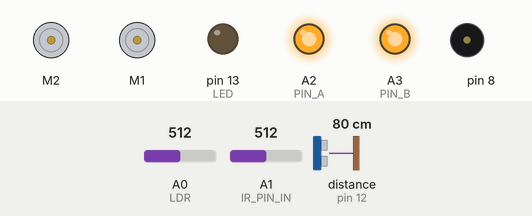
The sketch below on a simulated Arduino Nano, built with avr-gcc and run on an emulated ATmega328P. Shown: 2 × DC motor (green arrow = forward, orange = backward, longer = faster), output pins drawn as LEDs (lit = HIGH), buzzer (waves = sounding). Wiring (inferred from the names in the program): range finder with pulse-width output: data pin 12. Dashed ring = blinking. Inputs (shaded band) come from the test bench; at power-on: A0 (LDR) = 512, A1 (IR_PIN_IN) = 512, distance to the obstacle (sensor on pin 12) 80 cm. The echo pulse lasts 58.3 µs per cm; what the sketch prints to the serial monitor is not drawn.

Above: at 1.2 s.
1.3 s: A0 (LDR) set to 716
At 2.7 s:
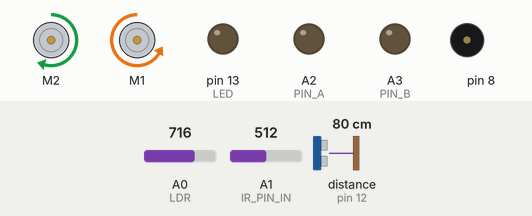
5.4 s: A0 (LDR) set to 992
At 6.77 s:
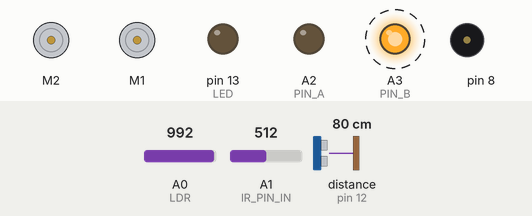
At 15.2 s:
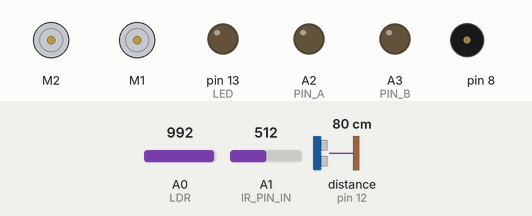
Timing chart, 0 to 15.5 s (numbered marks = the images above; inputs shaded):
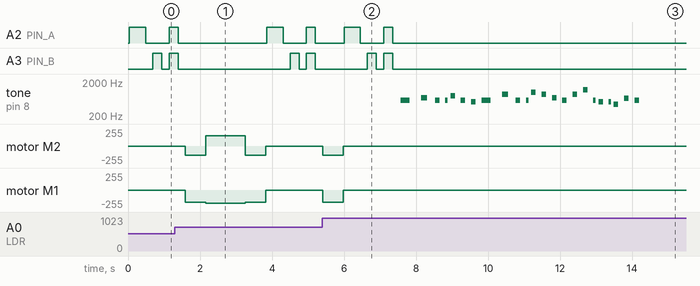

Measured:
- after the input at 5.4 s, A2 (PIN_A), A3 (PIN_B): goes on until 7.4 s, then stays LOW; tone on pin 8: plays 587 Hz for 0.25 s, 698 Hz for 0.17 s, 587 Hz for 0.13 s, 587 Hz for 0.06 s, 784 Hz for 0.13 s, 587 Hz for 0.13 s … (23 notes in this stretch), starting after 2.2 s; motor M2, motor M1: goes on until 6.0 s, then stays stopped

The sketch:

working_slow.ino
```cpp
// imports!
#include "MeMCore.h"

// constants!
#define PRINT 1
#define TIMEOUT 2000 // Max microseconds to wait; choose according to max distance of wall
#define SPEED_OF_SOUND 340
#define IR_LOW_READING 0
#define IR_HIGH_READING 1000
#define IR_LOW_DIST 0                  // mm
#define IR_HIGH_DIST 100               // mm
#define ULTRASONIC_READING_INTERVAL 10 // millis
#define RGBWait 200                    // in milliseconds
#define LDRWait 10                     // in milliseconds
#define TURNING_TIME 375               // in milliseconds
#define LEFT_MOTOR_BIAS 1            // from 0 to 1, because robot doesn't move straight
#define RIGHT_MOTOR_BIAS 0.75         // from 0 to 1, because robot doesn't move straight
#define MOTOR_BIAS_MORE_RIGHT 0.77


// pins!
#define ULTRASONIC 12
#define LED 13 // onboard led
#define PUSH_BUTTON A7
#define LDR A0
#define IR_PIN_IN A1
#define PIN_A A2 // the 2-to-4 decoder pin 1
#define PIN_B A3 // the 2-to-4 decoder pin 2

//music
MeBuzzer buzzer;  // Define the mBot buzzer
// Define note frequencies (in Hz) for the melody
#define NOTE_B0 31
#define NOTE_C1 33
#define NOTE_CS1 35
#define NOTE_D1 37
#define NOTE_DS1 39
#define NOTE_E1 41
#define NOTE_F1 44
#define NOTE_FS1 46
#define NOTE_G1 49
#define NOTE_GS1 52
#define NOTE_A1 55
#define NOTE_AS1 58
#define NOTE_B1 62
#define NOTE_C2 65
#define NOTE_CS2 69
#define NOTE_D2 73
#define NOTE_DS2 78
#define NOTE_E2 82
#define NOTE_F2 87
#define NOTE_FS2 93
#define NOTE_G2 98
#define NOTE_GS2 104
#define NOTE_A2 110
#define NOTE_AS2 117
#define NOTE_B2 123
#define NOTE_C3 131
#define NOTE_CS3 139
#define NOTE_D3 147
#define NOTE_DS3 156
#define NOTE_E3 165
#define NOTE_F3 175
#define NOTE_FS3 185
#define NOTE_G3 196
#define NOTE_GS3 208
#define NOTE_A3 220
#define NOTE_AS3 233
#define NOTE_B3 247
#define NOTE_C4 262
#define NOTE_CS4 277
#define NOTE_D4 294
#define NOTE_DS4 311
#define NOTE_E4 330
#define NOTE_F4 349
#define NOTE_FS4 370
#define NOTE_G4 392
#define NOTE_GS4 415
#define NOTE_A4 440
#define NOTE_AS4 466
#define NOTE_B4 494
#define NOTE_C5 523
#define NOTE_CS5 554
#define NOTE_D5 587
#define NOTE_DS5 622
#define NOTE_E5 659
#define NOTE_F5 698
#define NOTE_FS5 740
#define NOTE_G5 784
#define NOTE_GS5 831
#define NOTE_A5 880
#define NOTE_AS5 932
#define NOTE_B5 988
#define NOTE_C6 1047
#define NOTE_CS6 1109
#define NOTE_D6 1175
#define NOTE_DS6 1245
#define NOTE_E6 1319
#define NOTE_F6 1397
#define NOTE_FS6 1480
#define NOTE_G6 1568
#define NOTE_GS6 1661
#define NOTE_A6 1760
#define NOTE_AS6 1865
#define NOTE_B6 1976
#define NOTE_C7 2093
#define NOTE_CS7 2217
#define NOTE_D7 2349
#define NOTE_DS7 2489
#define NOTE_E7 2637
#define NOTE_F7 2794
#define NOTE_FS7 2960
#define NOTE_G7 3136
#define NOTE_GS7 3322
#define NOTE_A7 3520
#define NOTE_AS7 3729
#define NOTE_B7 3951
#define NOTE_C8 4186
#define NOTE_CS8 4435
#define NOTE_D8 4699
#define NOTE_DS8 4978

int melody[] = {
NOTE_D5, NOTE_F5, NOTE_D5, NOTE_D5, NOTE_G5, NOTE_D5, NOTE_C5,
NOTE_D5, NOTE_A5, NOTE_D5, NOTE_D5, NOTE_B5, NOTE_A5, NOTE_F5, //Check A5 and B5 for an error
NOTE_D5, NOTE_A5, NOTE_D6, NOTE_D5, NOTE_C5, NOTE_C5, NOTE_A4, NOTE_E5, NOTE_D5,
0, NOTE_D5, NOTE_D5,
};

int noteDurations [] = {
4, 6, 8, 16, 8, 8, 8,
4, 6, 8, 16, 8, 8, 8,
8, 8, 8, 16, 8, 16, 8, 8, 8,
2, 4, 4,
};

// objects!
MeLineFollower lineFinder(PORT_2); // assigning lineFinder to RJ25 port 2
MeDCMotor leftMotor(M1);           // assigning leftMotor to port M1
MeDCMotor rightMotor(M2);
uint8_t motorSpeed = 200;
uint8_t motorTurnSpeed = 180;

// function headers!
void differentialSteer(MeDCMotor *leftMotor, MeDCMotor *rightMotor, double motorSpeed, double rotation);
void transmitUltrasonic();
float receiveUltrasonic();
double receiveIR();
void setBalance();
bool is_at_line();
void hsv_converter(struct hsv_type *hsv, double r, double g, double b);
void read_color();
double getDistFromIR(double val);
void turnOnEmitter();
void turnOffEmitter();

void stop_moving();
void stopMotors(MeDCMotor *leftMotor, MeDCMotor *rightMotor);
void moveStraight(MeDCMotor *leftMotor, MeDCMotor *rightMotor);
void moveStraightBlocking(MeDCMotor *leftMotor, MeDCMotor *rightMotor, int time);
void turnOnTheSpotBlocking(MeDCMotor *leftMotor, MeDCMotor *rightMotor);
void turnRightUTurnBlocking(MeDCMotor *leftMotor, MeDCMotor *rightMotor);
void turnRightBlocking(MeDCMotor *leftMotor, MeDCMotor *rightMotor);
void turnLeftBlocking(MeDCMotor *leftMotor, MeDCMotor *rightMotor);
void turnLeftUTurnBlocking(MeDCMotor *leftMotor, MeDCMotor *rightMotor);

// variables!
double currentError = 0,
       rotation = 0;
double IRKp = 0.06,
UltrasonicKp = 0.06,
       kd = 0,
       p = 0,
       d = 0;
double left = 0,
       right = 0;
unsigned long lastReadUltrasonic,
    lastLoopTime,
    loopInterval;

// self-declared
enum MovementTypes
{
  WALLTRACK,   // 0
  COLOR_SENSE, // 1
  STOP         // 2
};
enum MovementTypes movement = WALLTRACK; // default setting where it is moving forward with walltracking CHANGEDD!!
struct hsv_type
{
  double h;
  double s;
  double v;
};
hsv_type hsv;

// floats to hold colour arrays
float colourArray[] = {0, 0, 0};
float whiteArray[] = {841.00, 915.00, 825.00}; // change this after calibration
float blackArray[] = {634.00, 553.00, 573.00}; // change this after calibration
float greyDiff[] = {0, 0, 0};
char colourStr[3][5] = {"R = ", "G = ", "B = "};

struct Color {
    int r, g, b;
};

Color currentColor = {0, 0, 0};

// Function to compute the Euclidean distance between two colors
float euclideanDistance(const Color& c1, const Color& c2) {
    return sqrt(pow(c2.r - c1.r, 2) + pow(c2.g - c1.g, 2) + pow(c2.b - c1.b, 2));
}

// Function to find the closest predefined color (returns an integer code for the color)
int closestColor(const Color& inputColor) {
    // Define RGB values for the predefined colors
    Color red = {273, 100, 82};
    Color orange = {282, 170, 86};
    Color blue = {153, 218, 236};
    Color green = {163, 222, 126};
    Color pink = {287, 231, 227};
    Color white = {283, 257, 264};

    // Array of predefined colors
    Color colors[] = {red, orange, blue, green, pink, white};

    // Index of the closest color (integer code)
    int closestColorIndex = 0;

    // Initial minimum distance, assuming the first color (red) is the closest
    float minDistance = euclideanDistance(inputColor, colors[0]);

    // Compare input color with all predefined colors
    for (int i = 1; i < 6; i++) {
        float distance = euclideanDistance(inputColor, colors[i]);
        if (distance < minDistance) {
            minDistance = distance;
            closestColorIndex = i;
        }
    }

    return closestColorIndex;
}

void setup()
{
  pinMode(PIN_A, OUTPUT);
  pinMode(PIN_B, OUTPUT);
  pinMode(LED, OUTPUT);
  pinMode(ULTRASONIC, OUTPUT);
  pinMode(ULTRASONIC, INPUT);
  pinMode(PUSH_BUTTON, INPUT);
  pinMode(LDR, INPUT);
  Serial.begin(9600);
    digitalWrite(LED, HIGH);
  if (analogRead(A7) < 100) // calibrate if button is held on robot startup
  {
    setBalance();
  }
#if PRINT
  Serial.println("Computing Grey Diff...");
#endif
  for (int i = 0; i < 3; i++)
  {
    greyDiff[i] = whiteArray[i] - blackArray[i];
#if PRINT
    Serial.print(greyDiff[i]);
    Serial.print(", ");
#endif
  }
#if PRINT
  Serial.println();
#endif
    digitalWrite(LED, LOW);
}

void loop()
{
#if PRINT
  Serial.print("Bef loop: ");
  Serial.println(movement);
#endif
  if (movement == WALLTRACK)
  {
#if PRINT
    Serial.println("WALLTRACKING");
#endif
    // ultrasonic
    // if ((millis() - lastReadUltrasonic) > 10)
    transmitUltrasonic();
    left = receiveUltrasonic(); // in cm
    lastReadUltrasonic = millis();
    delay(10);
    // ir sensor
    turnOnEmitter();
    delay(2);
    int currentReading = analogRead(IR_PIN_IN);
    turnOffEmitter();
    delay(2);
    int backgroundIR = analogRead(IR_PIN_IN);
    double rawDistance = backgroundIR - currentReading;
    right = getDistFromIR(rawDistance);
    // pid controller
    if (left == -1 && right == -1) // both out of range
    {
      digitalWrite(LED, LOW);
      rotation = 0;
    }
    else if (right == -1 || (left < right && left > 0) || !(right > 0))// right out of bounds, or left is closer
    {
      digitalWrite(LED, LOW);
      Serial.println("Using left");
      rotation = pidControllerLeft(left);
    }
     else if (left == -1 || (right < left && right > 0) || !(left > 0)) // left out of bounds, or right is closer
     {
      digitalWrite(LED, HIGH);
       Serial.println("Using right");
       rotation = pidControllerRight(right);
     }
     else // same
     {
      digitalWrite(LED, LOW);
       rotation = 0;
     }
    differentialSteer(&leftMotor, &rightMotor, motorSpeed, rotation);
    if (is_at_line())
    {
#if PRINT
      Serial.print("CONFIRMED DOUBLE BLACK");
#endif
      movement = COLOR_SENSE;
    }
#if PRINT
    Serial.print("Loop time: ");
    Serial.print(loopInterval);
    Serial.print("  Rotation: ");
    Serial.print(rotation);
    Serial.print("  Error: ");
    Serial.println(currentError);
    Serial.print("Left: ");
    Serial.print(left);
    Serial.print(" | Right: ");
    Serial.print(right);
    Serial.print(" | Rotation: ");
    Serial.print(rotation);
#endif
  }
  else if (movement == COLOR_SENSE)
  {
    stop_moving(&leftMotor, &rightMotor);
#if PRINT
    Serial.println("Sensing color");
#endif
    read_color(&hsv); // Use the loop in led.ino to make it sense the colour
    // determine_color(&hsv);
    int current_task = closestColor(currentColor);
    determine_color(current_task);
    Serial.print("Current Task: ");
    Serial.println(current_task);
  }
  else if (movement == STOP)
  {
    Serial.println("Sensed white - STOPPED");
    stop_moving(&leftMotor, &rightMotor);
    // movement = WALLTRACK;

    // Loop through the notes in the melody
    for (int thisNote = 0; thisNote < sizeof(melody) / sizeof(int); thisNote++) {
       int noteDuration = 1000 / noteDurations[thisNote];
       buzzer.tone(melody[thisNote], noteDuration);  // Play note on mBot buzzer
       // Pause between notes
       int pauseBetweenNotes = noteDuration * 1.30; //Reduce the 1.30 for a faster tempo
       delay(pauseBetweenNotes);

       // Stop the tone to create a silence between notes
       buzzer.noTone();
    }
  }
  else
  {
    Serial.print("ERROR");
  }

#if PRINT
  Serial.print("Movement type: ");
  Serial.println(movement);
#endif
}

void hsv_converter(struct hsv_type *hsv, double r, double g, double b) // to convert rgb to hsv color space
{
  r /= 255;
  b /= 255;
  g /= 255;
  double cmax = max(r, max(g, b));
  double cmin = min(r, min(g, b));
  double diff = cmax - cmin;
  hsv->h = -1;
  hsv->s = -1;
  if (cmax == cmin)
  {
    hsv->h = 0;
  }
  else if (cmax == r)
  {
    hsv->h = fmod(60 * ((g - b) / diff) + 360, 360);
  }
  else if (cmax == g)
  {
    hsv->h = fmod(60 * ((b - r) / diff) + 120, 360);
  }
  else if (cmax == b)
  {
    hsv->h = fmod(60 * ((r - g) / diff) + 240, 360);
  }
  if (cmax == 0)
  {
    hsv->s = 0;
  }
  else
  {
    hsv->s = (diff / cmax) * 100;
  }
  hsv->v = cmax * 100;
}

bool is_at_line() // sensing double black
{
  uint8_t sensor_state;
  for (int i = 0; i < 3; i++) // repeat reading 3 times to prevent false readings
  {
    sensor_state = lineFinder.readSensors();
    if (sensor_state == S1_IN_S2_IN)
    {
      stop_moving(&leftMotor, &rightMotor); // stop moving while sensing
      delay(10);
#if PRINT
      Serial.print(i);
      Serial.println("DOUBLE BLACK");
#endif
    }
    else
    {
      return false;
    }
  }
  return true;
}
void turnOnEmitter()
{
  digitalWrite(PIN_A, LOW);
  digitalWrite(PIN_B, LOW);
}

void turnOffEmitter()
{
  digitalWrite(PIN_A, HIGH);
  digitalWrite(PIN_B, LOW);
}
double getDistFromIR(double val)
{
  if (val > 22)
  {
    Serial.print("IR readings: ");
    double result = 100.9 * pow(val, -0.641);
    Serial.println(result);
    return result;
  }
  else
  {
    return -1;
  }
}

double pidControllerRight(double reading)
{
  // loopInterval = millis() - lastLoopTime;
  // lastLoopTime = millis();
  return (reading - 8.55) * IRKp; // setpoint
  // d = (currentError / loopInterval) * kd;
  // currentError = p + d;
  // return p;
}

double pidControllerLeft(double reading)
{
  // loopInterval = millis() - lastLoopTime;
  // lastLoopTime = millis();
  return (8.06 - reading) * UltrasonicKp; // setpoint
  // d = (currentError / loopInterval) * kd;
  // currentError = p + d;
  // return p;
}


void read_color(struct hsv_type *hsv)
{
  // FOR RED
  Serial.print(colourStr[0]);
  digitalWrite(PIN_A, HIGH);
  digitalWrite(PIN_B, LOW);
  delay(RGBWait);
  colourArray[0] = getAvgReading(5);
  colourArray[0] = ((colourArray[0] - blackArray[0]) / (greyDiff[0])) * 255;
  digitalWrite(PIN_A, LOW);
  digitalWrite(PIN_B, LOW);
  delay(RGBWait);
  Serial.println(int(colourArray[0]));
  // FOR GREEN
  Serial.print(colourStr[1]);
  digitalWrite(PIN_A, LOW);
  digitalWrite(PIN_B, HIGH);
  delay(RGBWait);
  colourArray[1] = getAvgReading(5);
  colourArray[1] = ((colourArray[1] - blackArray[1]) / (greyDiff[1])) * 255;
  digitalWrite(PIN_A, LOW);
  digitalWrite(PIN_B, LOW);
  delay(RGBWait);
  Serial.println(int(colourArray[1]));
  // FOR BLUE
  Serial.print(colourStr[2]);
  digitalWrite(PIN_A, HIGH);
  digitalWrite(PIN_B, HIGH);
  delay(RGBWait);
  colourArray[2] = getAvgReading(5);
  colourArray[2] = ((colourArray[2] - blackArray[2]) / (greyDiff[2])) * 255;
  digitalWrite(PIN_A, LOW);
  digitalWrite(PIN_B, LOW);
  delay(RGBWait);
  Serial.println(int(colourArray[2]));
  currentColor.r = colourArray[0];
  currentColor.g = colourArray[1];
  currentColor.b = colourArray[2];
}

void determine_color(int current_task)
{
  if (current_task == 5)
  {
#if PRINT
    Serial.println("WHITE");
#endif
    movement = STOP;
  }
  else if (current_task == 4)
  {
#if PRINT
    Serial.println("PINK");
#endif
//    delay(1000);
    turnLeftUTurnBlocking(&leftMotor, &rightMotor);
//    delay(1000);
    movement = WALLTRACK;
  }
  else if (current_task == 0)
  {
#if PRINT
    Serial.println("RED");
#endif
//    delay(1000);
    turnLeftBlocking(&leftMotor, &rightMotor);
//    delay(1000);
    movement = WALLTRACK;
  }
  else if (current_task == 3)
  {
#if PRINT
    Serial.println("GREEN");
#endif
//    delay(1000);
    turnRightBlocking(&leftMotor, &rightMotor);
//    delay(1000);
    movement = WALLTRACK;
  }
  else if (current_task == 2)
  {
#if PRINT
    Serial.println("BLUE");
#endif
//    delay(1000);
    turnRightUTurnBlocking(&leftMotor, &rightMotor);
//    delay(1000);
    movement = WALLTRACK;
  }
  else if (current_task == 1)
  {
#if PRINT
    Serial.println("ORANGE");
#endif
//    delay(1000);
    turnOnTheSpotBlocking(&leftMotor, &rightMotor);
//    delay(1000);
    movement = WALLTRACK;
  }
  else
  {
#if PRINT
    Serial.print("UNKNOWN");
#endif
    movement = WALLTRACK;
  }
}

void stop_moving(MeDCMotor *leftMotor, MeDCMotor *rightMotor)
{
  leftMotor->stop();
  rightMotor->stop();
}

void setBalance()
{
  // set white balance
  Serial.println("Put White Sample For Calibration ...");
  delay(5000); // delay for five seconds for getting sample ready
  digitalWrite(LED, LOW);
  // scan the white sample.
  // go through one colour at a time, set the maximum reading for each colour -- red, green and blue to the white array
  digitalWrite(PIN_A, HIGH); // on red light
  digitalWrite(PIN_B, LOW);
  delay(RGBWait);
  whiteArray[0] = getAvgReading(5);
  digitalWrite(PIN_A, LOW);
  digitalWrite(PIN_B, LOW);
  delay(RGBWait);
  digitalWrite(PIN_A, LOW); // on green light
  digitalWrite(PIN_B, HIGH);
  delay(RGBWait);
  whiteArray[1] = getAvgReading(5);
  digitalWrite(PIN_A, LOW);
  digitalWrite(PIN_B, LOW);
  delay(RGBWait);
  digitalWrite(PIN_A, HIGH); // on blue light
  digitalWrite(PIN_B, HIGH);
  delay(RGBWait);
  whiteArray[2] = getAvgReading(5);
  digitalWrite(PIN_A, LOW);
  digitalWrite(PIN_B, LOW);
  delay(RGBWait);

  for (int i = 0; i <= 2; i++)
  {
    Serial.print(whiteArray[i]);
    Serial.print(", ");
  }
  Serial.println();
  // done scanning white, time for the black sample.
  // set black balance
  Serial.println("Put Black Sample For Calibration ...");
  delay(5000); // delay for five seconds for getting sample ready
  // go through one colour at a time, set the minimum reading for red, green and blue to the black array
  digitalWrite(PIN_A, HIGH); // on red light
  digitalWrite(PIN_B, LOW);
  delay(RGBWait);
  blackArray[0] = getAvgReading(5);
  digitalWrite(PIN_A, LOW);
  digitalWrite(PIN_B, LOW);
  delay(RGBWait);
  digitalWrite(PIN_A, LOW); // on green light
  digitalWrite(PIN_B, HIGH);
  delay(RGBWait);
  blackArray[1] = getAvgReading(5);
  digitalWrite(PIN_A, LOW);
  digitalWrite(PIN_B, LOW);
  delay(RGBWait);
  digitalWrite(PIN_A, HIGH); // on blue light
  digitalWrite(PIN_B, HIGH);
  delay(RGBWait);
  blackArray[2] = getAvgReading(5);
  digitalWrite(PIN_A, LOW);
  digitalWrite(PIN_B, LOW);
  delay(RGBWait);
  for (int i = 0; i <= 2; i++)
  {
    Serial.print(blackArray[i]);
    Serial.print(", ");
  }
  Serial.println();
  Serial.println("Computing grey...");
  // delay before starting program
  Serial.println("Ready to begin run");
  delay(2000);
}

void transmitUltrasonic()
{
  digitalWrite(ULTRASONIC, LOW);
  delayMicroseconds(2);
  digitalWrite(ULTRASONIC, HIGH);
  delayMicroseconds(10);
  digitalWrite(ULTRASONIC, LOW);
}

void turnLeftBlocking(MeDCMotor *leftMotor, MeDCMotor *rightMotor)
{
  rightMotor->run(motorTurnSpeed * RIGHT_MOTOR_BIAS);
  leftMotor->run(motorTurnSpeed * LEFT_MOTOR_BIAS);
  delay(550);
  leftMotor->stop();
  rightMotor->stop();
}

void turnLeftUTurnBlocking(MeDCMotor *leftMotor, MeDCMotor *rightMotor)
{
  turnLeftBlocking(leftMotor, rightMotor);
//  delay(500);
  moveStraightBlocking(leftMotor, rightMotor, 1200);
//  delay(500);
  turnLeftBlocking(leftMotor, rightMotor);
//  delay(500);
  leftMotor->stop();
  rightMotor->stop();
}

void turnRightBlocking(MeDCMotor *leftMotor, MeDCMotor *rightMotor)
{
  rightMotor->run(-motorTurnSpeed * RIGHT_MOTOR_BIAS);
  leftMotor->run(-motorTurnSpeed * LEFT_MOTOR_BIAS);
  delay(570);
  leftMotor->stop();
  rightMotor->stop();
}

void turnRightUTurnBlocking(MeDCMotor *leftMotor, MeDCMotor *rightMotor)
{
  turnRightBlocking(leftMotor, rightMotor);
//  delay(500);
  moveStraightBlocking(leftMotor, rightMotor, 1100);
//  delay(500);
  turnRightBlocking(leftMotor, rightMotor);
//  delay(500);
  leftMotor->stop();
  rightMotor->stop();
}

void turnOnTheSpotBlocking(MeDCMotor *leftMotor, MeDCMotor *rightMotor)
{
  rightMotor->run(-motorTurnSpeed * RIGHT_MOTOR_BIAS);
  leftMotor->run(-motorTurnSpeed * LEFT_MOTOR_BIAS);
  delay(1135);
  leftMotor->stop();
  rightMotor->stop();
}

void moveStraightBlocking(MeDCMotor *leftMotor, MeDCMotor *rightMotor, int time)
{
  rightMotor->run(motorSpeed * MOTOR_BIAS_MORE_RIGHT);
  leftMotor->run(-motorSpeed * LEFT_MOTOR_BIAS);
  delay(time);
  leftMotor->stop();
  rightMotor->stop();
}

void moveStraight(MeDCMotor *leftMotor, MeDCMotor *rightMotor)
{
  rightMotor->run(motorSpeed * RIGHT_MOTOR_BIAS);
  leftMotor->run(-motorSpeed * LEFT_MOTOR_BIAS);
}

void stopMotors(MeDCMotor *leftMotor, MeDCMotor *rightMotor)
{
  leftMotor->stop();
  rightMotor->stop();
}

void differentialSteer(MeDCMotor *leftMotor, MeDCMotor *rightMotor, double motorSpeed, double rotation)
{
  double slower = 1 - 2 * fabs(rotation);
  if (rotation < 0)
  { // turning left
    rightMotor->run(motorSpeed * RIGHT_MOTOR_BIAS);
    leftMotor->run(-motorSpeed * LEFT_MOTOR_BIAS * slower);
  }
  else
  { // turning right
    rightMotor->run(motorSpeed * RIGHT_MOTOR_BIAS * slower);
    leftMotor->run(-motorSpeed * LEFT_MOTOR_BIAS);
  }
}

float receiveUltrasonic() // in cm
{
  long duration = pulseIn(ULTRASONIC, HIGH, TIMEOUT);
  if (duration > 0)
  {
    float distance = (duration / 2.0 / 1000000 * SPEED_OF_SOUND * 100) - 2.0; // 3.5 is the distance from ultrasonic to robot side
#if PRINT
    Serial.print("distance(cm) = ");
    Serial.println(distance);
#endif
    return min(distance, 14);
  }
  else
  {
#if PRINT
    Serial.println("out of range");
#endif
    return -1;
  }
}

int getAvgReading(int times)
{
  // find the average reading for the requested number of times of scanning LDR
  int reading;
  int total = 0;
  // take the reading as many times as requested and add them up
  for (int i = 0; i < times; i++)
  {
    reading = analogRead(LDR);
    total = reading + total;
    delay(LDRWait);
  }
  // calculate the average and return it
  return total / times;
}
```
